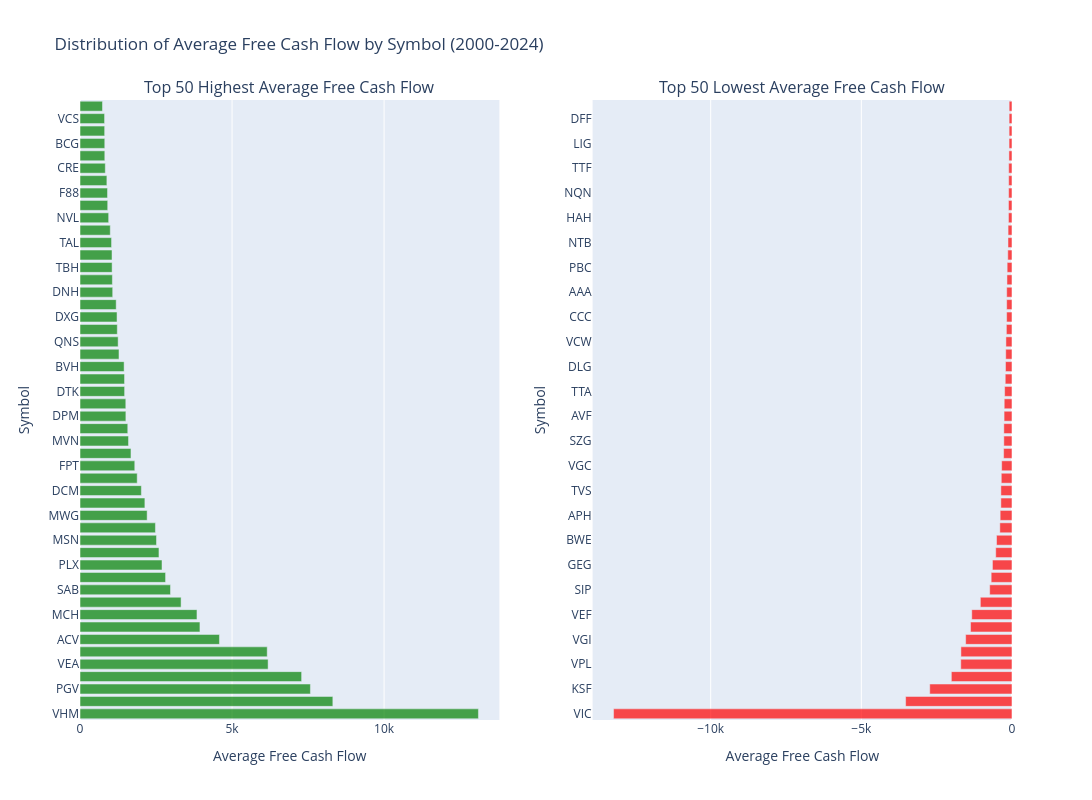

The code cell stored with this chart in its notebook:
### Code cell
# Calculate average currentRatio by symbol (across all years)
avg_cr_by_symbol = df_cashflow.groupby('symbol')['freeCashFlow'].mean().reset_index()
avg_cr_by_symbol.columns = ['symbol', 'avg_freeCashFlow']
avg_cr_by_symbol = avg_cr_by_symbol.sort_values('avg_freeCashFlow', ascending=False)

# Get top 50 highest and lowest
top_50_highest = avg_cr_by_symbol.nlargest(50, 'avg_freeCashFlow')
top_50_lowest = avg_cr_by_symbol.nsmallest(50, 'avg_freeCashFlow')

# Create subplots: 1 row, 2 columns
fig = make_subplots(
    rows=1, cols=2,
    subplot_titles=("Top 50 Highest Average Free Cash Flow", "Top 50 Lowest Average Free Cash Flow"),
    specs=[[{"type": "bar"}, {"type": "bar"}]]
)

# Add top 50 highest chart
fig.add_trace(
    go.Bar(
        x=top_50_highest['avg_freeCashFlow'],
        y=top_50_highest['symbol'],
        orientation='h',
        marker=dict(color='green', opacity=0.7),
        name='Highest',
        hovertemplate='<b>%{y}</b><br>Avg Free Cash Flow: %{x:.2f}<extra></extra>'
    ),
    row=1, col=1
)

# Add top 50 lowest chart
fig.add_trace(
    go.Bar(
        x=top_50_lowest['avg_freeCashFlow'],
        y=top_50_lowest['symbol'],
        orientation='h',
        marker=dict(color='red', opacity=0.7),
        name='Lowest',
        hovertemplate='<b>%{y}</b><br>Avg Free Cash Flow: %{x:.2f}<extra></extra>'
    ),
    row=1, col=2
)

# Update layout
fig.update_layout(
    title_text="Distribution of Average Free Cash Flow by Symbol (2000-2024)",
    height=800,
    width=1400,
    showlegend=False,
    hovermode='closest'
)

fig.update_xaxes(title_text="Average Free Cash Flow", row=1, col=1)
fig.update_xaxes(title_text="Average Free Cash Flow", row=1, col=2)
fig.update_yaxes(title_text="Symbol", row=1, col=1)
fig.update_yaxes(title_text="Symbol", row=1, col=2)

fig.show()

# Print summary statistics
print("Top 50 Highest Average Free Cash Flow:")
print(top_50_highest.to_string(index=False))
print(f"\nMean: {top_50_highest['avg_freeCashFlow'].mean():.2f}")
print(f"Median: {top_50_highest['avg_freeCashFlow'].median():.2f}")
print(f"Std: {top_50_highest['avg_freeCashFlow'].std():.2f}")

print("\n" + "="*80 + "\n")

print("Top 50 Lowest Average Free Cash Flow:")
print(top_50_lowest.to_string(index=False))
print(f"\nMean: {top_50_lowest['avg_freeCashFlow'].mean():.2f}")
print(f"Median: {top_50_lowest['avg_freeCashFlow'].median():.2f}")
print(f"Std: {top_50_lowest['avg_freeCashFlow'].std():.2f}")

### Figure 1 — Plotly figure (JSON) as saved in the notebook; plotly's stock layout.template omitted (floating-point values rounded to 4 significant figures)
{"data": [{"hovertemplate": "<b>%{y}</b><br>Avg Free Cash Flow: %{x:.2f}<extra></extra>", "marker": {"color": "green", "opacity": 0.7}, "name": "Highest", "orientation": "h", "type": "bar", "x": [13100.0, 8315.0, 7577, 7288.0, 6186.0, 6157.0, 4586.0, 3944.0, 3846.0, 3324.0, 2976.0, 2814.0, 2697.0, 2597.0, 2516.0, 2480.0, 2208.0, 2134, 2018, 1881.0, 1801.0, 1676.0, 1595.0, 1571, 1509.0, 1506.0, 1467.0, 1465.0, 1451.0, 1282.0, 1255.0, 1226.0, 1218.0, 1190.0, 1076.0, 1065.0, 1056, 1053.0, 1038, 995.6, 942.6, 911.2, 905, 884.2, 832.3, 816, 815, 811.2, 808, 739.7], "xaxis": "x", "y": ["VHM", "GAS", "PGV", "BSR", "VEA", "VNM", "ACV", "GVR", "MCH", "HND", "SAB", "HPG", "PLX", "POW", "MSN", "QTP", "MWG", "CRV", "DCM", "VJC", "FPT", "BCM", "MVN", "GEE", "DPM", "DXS", "DTK", "GDA", "BVH", "FOX", "QNS", "HSG", "DXG", "PNJ", "DNH", "TCH", "TBH", "DGC", "TAL", "KDH", "NVL", "LTG", "F88", "REE", "CRE", "AIG", "BCG", "TVN", "VCS", "SCG"], "yaxis": "y"}, {"hovertemplate": "<b>%{y}</b><br>Avg Free Cash Flow: %{x:.2f}<extra></extra>", "marker": {"color": "red", "opacity": 0.7}, "name": "Lowest", "orientation": "h", "type": "bar", "x": [-13220.0, -3531.0, -2730, -2013.0, -1700.0, -1695.0, -1538.0, -1376.0, -1335.0, -1050.0, -740.4, -691.4, -648.9, -540.3, -513.6, -403.5, -393, -369.4, -368.6, -355.3, -342.8, -278.4, -271.4, -270.8, -263, -258, -245.4, -224.4, -215.2, -208, -202.1, -186.6, -178, -176.8, -176.1, -167.1, -160.6, -139.9, -133, -130.2, -117.3, -116.7, -112.7, -110.8, -109.7, -102.3, -98, -96.12, -95.8, -94.5], "xaxis": "x2", "y": ["VIC", "HVN", "KSF", "FLC", "VPL", "VNZ", "VGI", "HNG", "VEF", "PAP", "SIP", "HAG", "GEG", "HUT", "BWE", "SNZ", "APH", "LSG", "TVS", "TID", "VGC", "STL", "SZG", "BAF", "AVF", "SZC", "TTA", "NOS", "DLG", "PVX", "VCW", "CEO", "CCC", "VCR", "AAA", "AGG", "PBC", "HID", "NTB", "TNH", "HAH", "PVY", "NQN", "HHV", "TTF", "MCG", "LIG", "OGC", "DFF", "SHG"], "yaxis": "y2"}], "layout": {"annotations": [{"font": {"size": 16}, "showarrow": false, "text": "Top 50 Highest Average Free Cash Flow", "x": 0.225, "xanchor": "center", "xref": "paper", "y": 1, "yanchor": "bottom", "yref": "paper"}, {"font": {"size": 16}, "showarrow": false, "text": "Top 50 Lowest Average Free Cash Flow", "x": 0.775, "xanchor": "center", "xref": "paper", "y": 1, "yanchor": "bottom", "yref": "paper"}], "height": 800, "hovermode": "closest", "showlegend": false, "title": {"text": "Distribution of Average Free Cash Flow by Symbol (2000-2024)"}, "width": 1400, "xaxis": {"anchor": "y", "domain": [0, 0.45], "title": {"text": "Average Free Cash Flow"}}, "xaxis2": {"anchor": "y2", "domain": [0.55, 1], "title": {"text": "Average Free Cash Flow"}}, "yaxis": {"anchor": "x", "domain": [0, 1], "title": {"text": "Symbol"}}, "yaxis2": {"anchor": "x2", "domain": [0, 1], "title": {"text": "Symbol"}}}}
